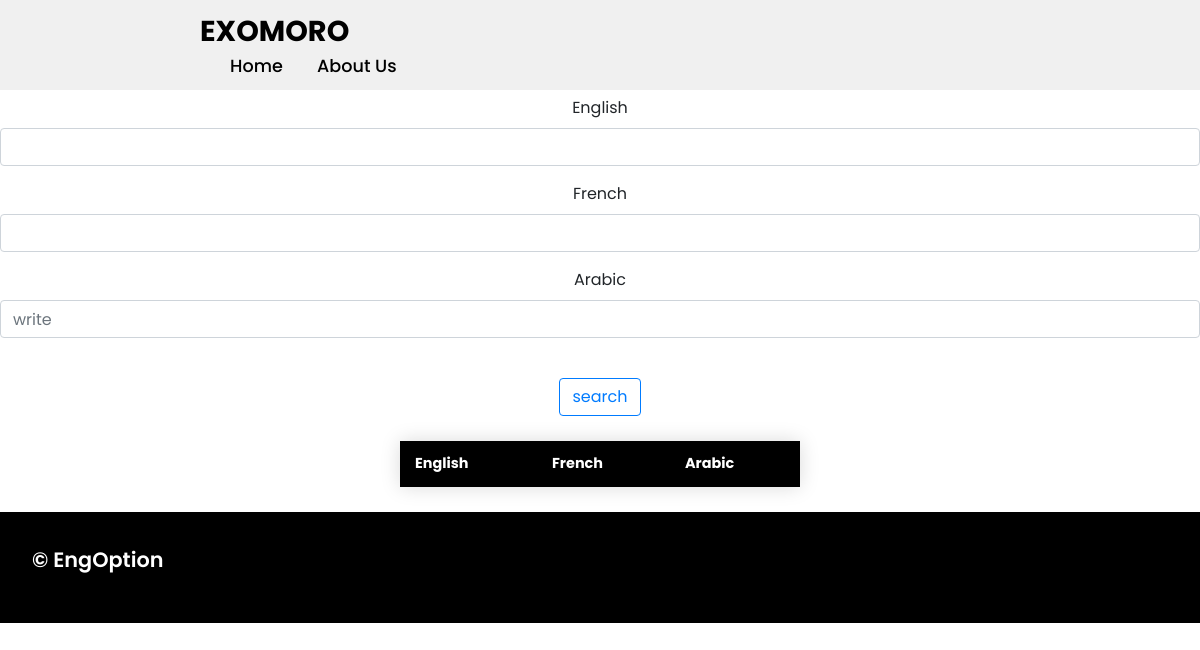
The app's page /math/general/, older data.
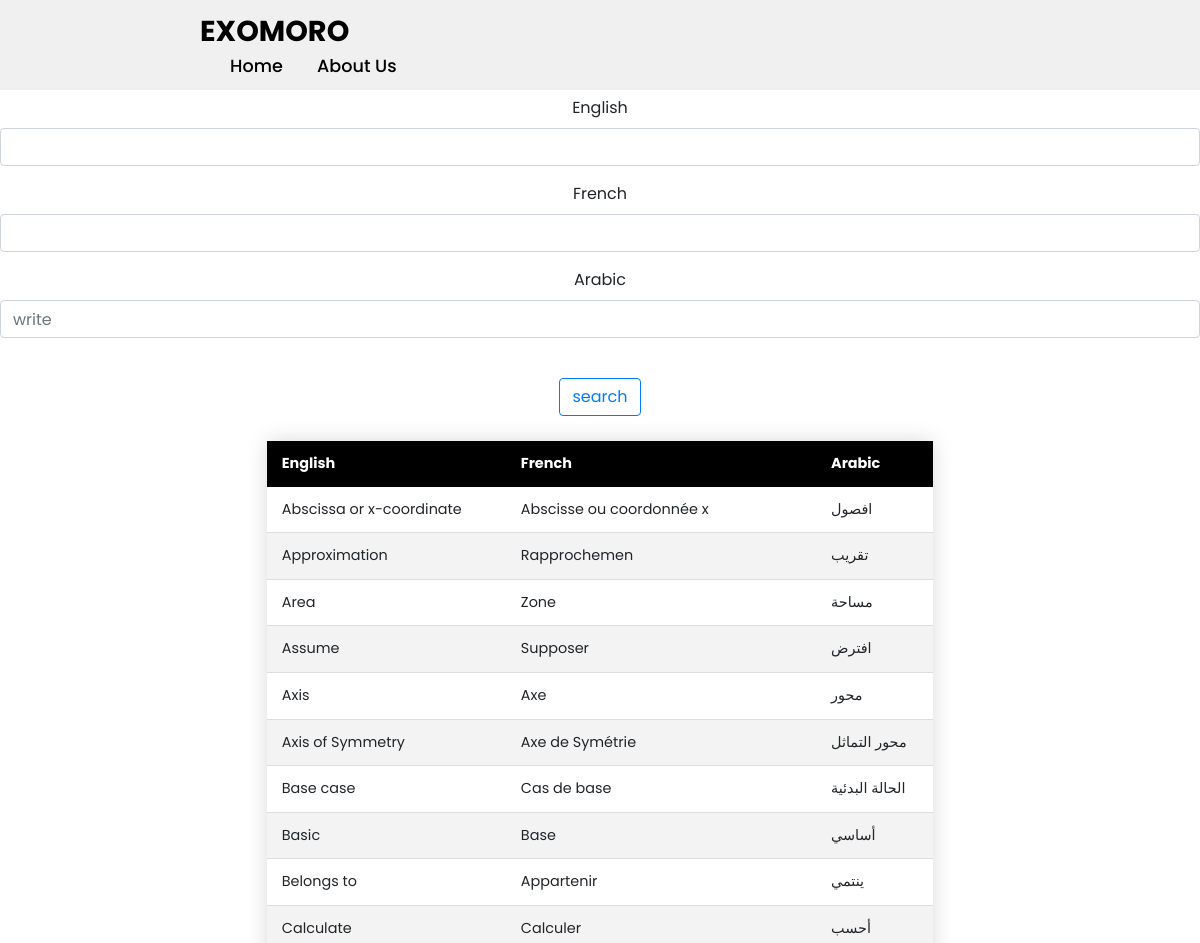
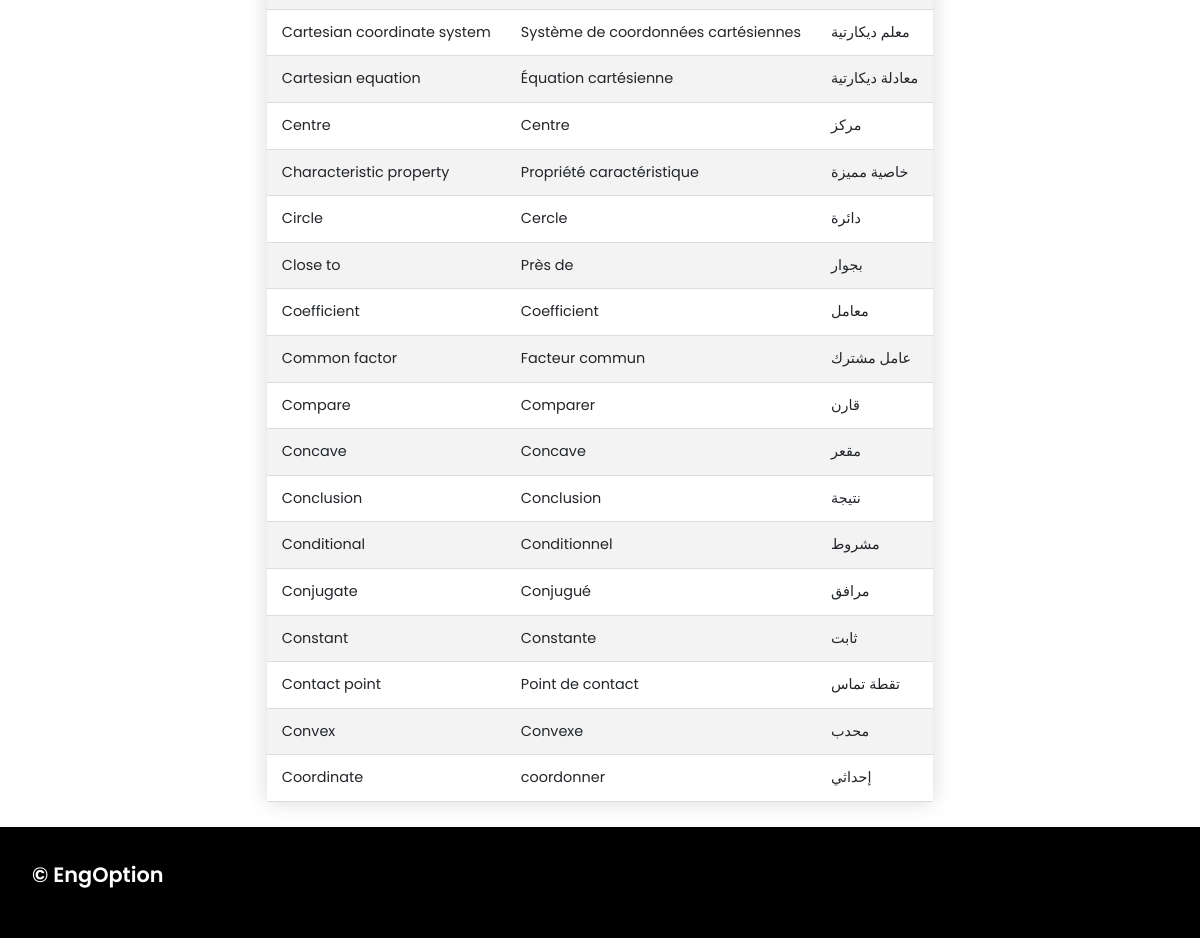
The same page, newer data (2 pictures, top to bottom).
### app/models.py (models this page shows, shortened)
class MathWord(models.Model):
    fields = [
        ('General','General'),
        ('Sets and calculus','Sets and calculus'),
        ('Plane Geometry','Plane Geometry'),
        ('Spatial Geometry','Spatial Geometry'),
        ('Trigonometry','Trigonometry'),
        ('Statistics','Statistics'),
        ('Algebra','Algebra'),
        ('Probability','Probability'),
    ]
    english = models.CharField(max_length=100)
    french = models.CharField(max_length=100)
    arabic = models.CharField(max_length=100)
    field = models.CharField(max_length=100,null=True,blank=True,choices=fields)

### app/views.py (the view)
# urls.py: path('math/general/',math_general,name="mathgeneral"),
def math_general(request):
    general_words = MathWord.objects.all().filter(field='General')
    filter = OrderFilter(request.GET,queryset=general_words)
    general_words = filter.qs
    context = {
        'math_general_words':general_words,
        'filter':filter,
    }
    return render(request,'math/math_general.html',context)

### app/templates/math/math_general.html (shortened to what this page needs)
{% extends 'base.html' %}
{% load static %}
{% block body %}
<br>
<br>
<br>
<br>
<center>
    {% include 'search.html' %}
<table style="overflow-x:auto;" class="styled-table">
    <thead>
        <tr>
            <th>English</th>
            <th>French</th>
            <th>Arabic</th>
        </tr>
    </thead>
    <tbody>
        {% for word in math_general_words %}
        <tr>
            <td>{{word.english}}</td>
            <td>{{word.french}}</td>
            <td>{{word.arabic}}</td>
        </tr>
        {% endfor %}
    </tbody>
</table>
</center>
{% endblock %}

Row changes from the older to the newer data that the page shows:
added MathWord: english "Abscissa or x-coordinate", french "Abscisse ou coordonnée x", arabic "افصول"
added MathWord: english "Approximation", french "Rapprochemen", arabic "تقريب"
added MathWord: english "Area", french "Zone", arabic "مساحة"
added MathWord: english "Assume", french "Supposer", arabic "افترض"
added MathWord: english "Axis", french "Axe", arabic "محور"
added MathWord: english "Axis of Symmetry", french "Axe de Symétrie", arabic "محور التماثل"
added MathWord: english "Base case", french "Cas de base", arabic "الحالة البدئية"
added MathWord: english "Basic", french "Base", arabic "أساسي"
added MathWord: english "Belongs to", french "Appartenir", arabic "ينتمي"
added MathWord: english "Calculate", french "Calculer", arabic "أحسب"
added MathWord: english "Cartesian coordinate system", french "Système de coordonnées cartésiennes", arabic "معلم ديكارتية"
added MathWord: english "Cartesian equation", french "Équation cartésienne", arabic "معادلة ديكارتية"
added MathWord: english "Centre", french "Centre", arabic "مركز"
added MathWord: english "Characteristic property", french "Propriété caractéristique", arabic "خاصية مميزة"
added MathWord: english "Circle", french "Cercle", arabic "دائرة"
added MathWord: english "Close to", french "Près de", arabic "بجوار"
added MathWord: english "Coefficient", french "Coefficient", arabic "معامل"
added MathWord: english "Common factor", french "Facteur commun", arabic "عامل مشترك"
added MathWord: english "Compare", french "Comparer", arabic "قارن"
added MathWord: english "Concave", french "Concave", arabic "مقعر"
added MathWord: english "Conclusion", french "Conclusion", arabic "نتيجة"
added MathWord: english "Conditional", french "Conditionnel", arabic "مشروط"
added MathWord: english "Conjugate", french "Conjugué", arabic "مرافق"
added MathWord: english "Constant", french "Constante", arabic "ثابت"
added MathWord: english "Contact point", french "Point de contact", arabic "تقطة تماس"
added MathWord: english "Convex", french "Convexe", arabic "محدب"
added MathWord: english "Coordinate", french "coordonner", arabic "إحداثي"
